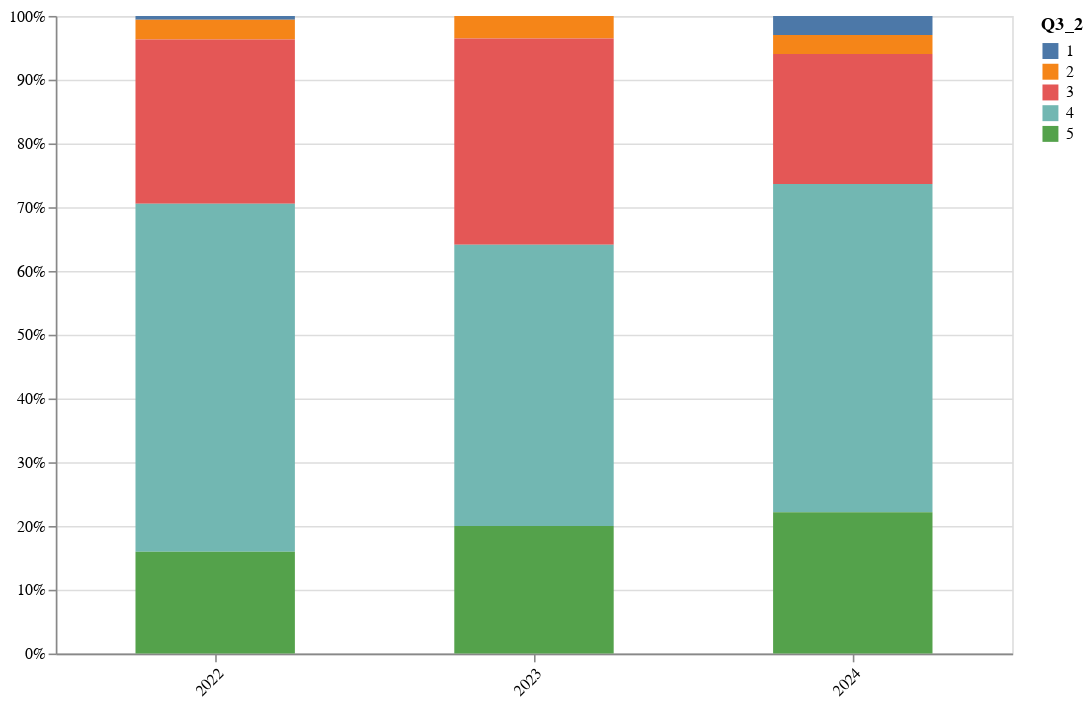

Notebook cell for this chart:
### Code cell
# 
# 다. 연구자의 연구윤리 준수 영향 요인별
# 
print("연구윤리 관련 보도")
importance = [1, 2, 3, 4, 5]

title ="Q3_2"

# 1) counting
_2022 = pl.DataFrame({
    title: importance,
    "2022": [1, 5, 42, 89, 26],
})

_2023 = pl.DataFrame({
    title: importance,
    "2023": [0, 6, 55, 75, 34],
})

data = get(title, _2022, _2023, importance)
draw_graph(data, title, "연구윤리 관련 보도")

### Figure 1 — Vega-Lite specification as saved in the notebook (floating-point values rounded to 4 significant figures)
{"config": {"view": {"continuousWidth": 300, "continuousHeight": 300}}, "data": {"name": "data-868a0d2dd1a54f69d8c9a051cfcff6e5"}, "mark": {"type": "bar", "size": 100}, "encoding": {"color": {"field": "Q3_2", "title": "Q3_2", "type": "nominal"}, "tooltip": [{"field": "Q3_2", "type": "quantitative"}, {"field": "Year", "type": "nominal"}, {"field": "Count", "type": "quantitative"}], "x": {"axis": {"labelAngle": -45}, "field": "Year", "title": null, "type": "ordinal"}, "y": {"field": "Count", "stack": "normalize", "title": null, "type": "quantitative"}}, "height": 400, "width": 600, "$schema": "https://vega.github.io/schema/vega-lite/v5.20.1.json", "datasets": {"data-868a0d2dd1a54f69d8c9a051cfcff6e5": [{"Q3_2": 1, "Year": "2022", "Count": 1}, {"Q3_2": 2, "Year": "2022", "Count": 5}, {"Q3_2": 3, "Year": "2022", "Count": 42}, {"Q3_2": 4, "Year": "2022", "Count": 89}, {"Q3_2": 5, "Year": "2022", "Count": 26}, {"Q3_2": 1, "Year": "2023", "Count": 0}, {"Q3_2": 2, "Year": "2023", "Count": 6}, {"Q3_2": 3, "Year": "2023", "Count": 55}, {"Q3_2": 4, "Year": "2023", "Count": 75}, {"Q3_2": 5, "Year": "2023", "Count": 34}, {"Q3_2": 1, "Year": "2024", "Count": 5}, {"Q3_2": 2, "Year": "2024", "Count": 5}, {"Q3_2": 3, "Year": "2024", "Count": 34}, {"Q3_2": 4, "Year": "2024", "Count": 86}, {"Q3_2": 5, "Year": "2024", "Count": 37}]}}
